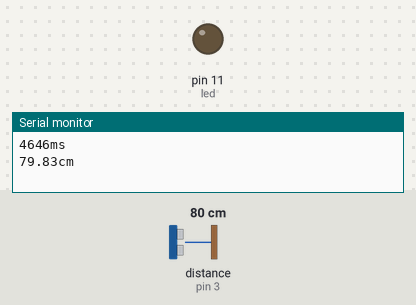
A sketch run on a simulated Arduino Uno, built with avr-gcc and run on an emulated ATmega328P. On the bench: output pins drawn as LEDs (lit = HIGH), the last lines printed to the serial monitor. Wiring (inferred from the names in the program): ultrasonic range finder: trigger pin 13; echo pin 3. Inputs (shaded band) come from the test bench; at power-on: distance to the obstacle (sensor on pin 3) 80 cm. The echo pulse lasts 58.3 µs per cm; pins used as bus, display or sensor lines are not drawn.

Above: at 0.1 s.
At 1.9 s:
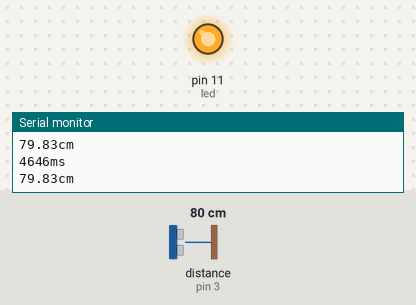
2.0 s: distance to the obstacle (sensor on pin 3) set to 45 cm
3.5 s: distance to the obstacle (sensor on pin 3) set to 38 cm
At 5.3 s:
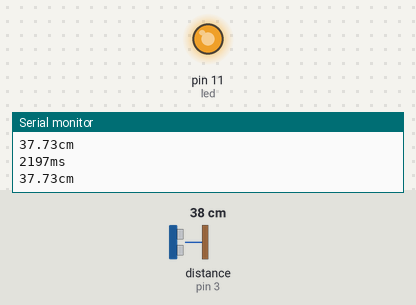
Timing chart, 0 to 6.8 s (numbered marks = the images above; inputs shaded):
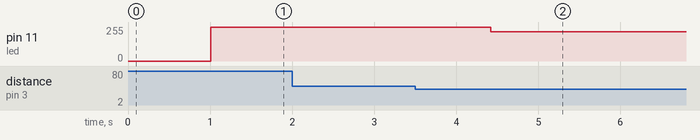

The sketch:

US.ino
```cpp
int trigPin = 13;    // Trigger
int echoPin = 3;    // Echo
long duration;
float cm;

int led = 11;         // the PWM pin the LED is attached to
int brightness = 0;  // how bright the LED is


void setup() {
  //Serial Port begin
  Serial.begin (4800);
  //Define inputs and outputs
  pinMode(trigPin, OUTPUT);
  pinMode(echoPin, INPUT);
  pinMode(led, OUTPUT);
}

void loop() {
  // The sensor is triggered by a HIGH pulse of 10 or more microseconds.
  // Give a short LOW pulse beforehand to ensure a clean HIGH pulse:
  digitalWrite(trigPin, LOW);
  delayMicroseconds(5);
  digitalWrite(trigPin, HIGH);
  delayMicroseconds(10);
  digitalWrite(trigPin, LOW);

  // Read the signal from the sensor: a HIGH pulse whose
  // duration is the time (in microseconds) from the sending
  // of the ping to the reception of its echo off of an object.
  pinMode(echoPin, INPUT);
  duration = pulseIn(echoPin, HIGH);
  Serial.print(duration);
  Serial.print("ms");
  Serial.println();

  // Convert the time into a distance
  cm = (duration/2) / 29.1;     // Divide by 29.1 or multiply by 0.0343

  Serial.print(cm);
  Serial.print("cm");
  Serial.println();

  if (cm <= 12.0) {
   brightness = 0.0;
  digitalWrite(trigPin, HIGH);
  delay(1000);
   }
   else if (cm >= 42.0) {
     brightness = 255.0;
  digitalWrite(trigPin, HIGH);
  delay(1000);
    }
    else {
     brightness = ((cm - 12.0) / (42.0 - 12.0)) * 255.0;
      digitalWrite(trigPin, LOW);

    }
  analogWrite(led, brightness);
  delay(100);
}
```

Measured:
- after the input at 3.5 s, pin 11 (led): 255/255 → 218/255 after 0.92 s
